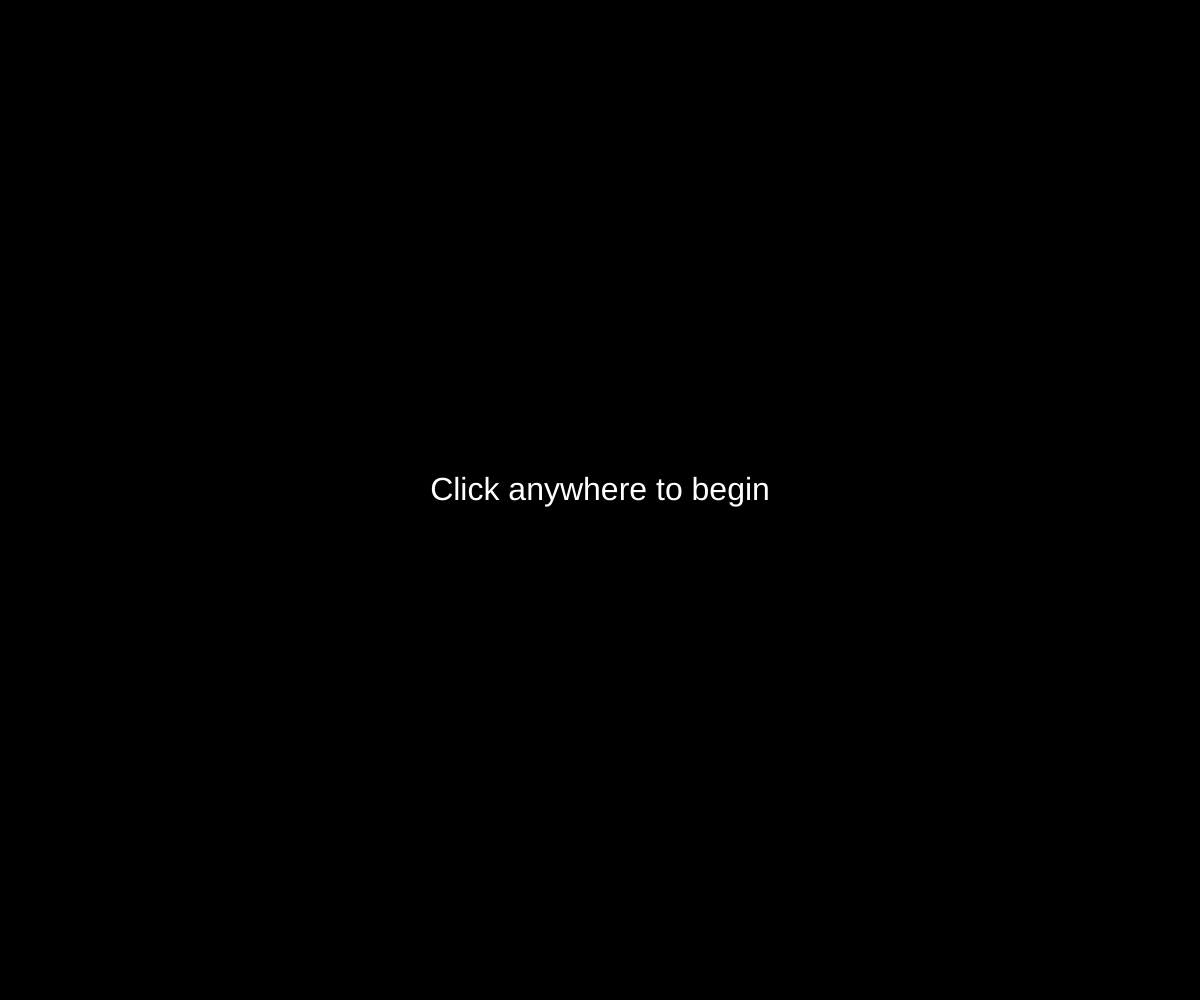
Frame 1 (no input)
Frame 60 (no input): identical to frame 1, image omitted
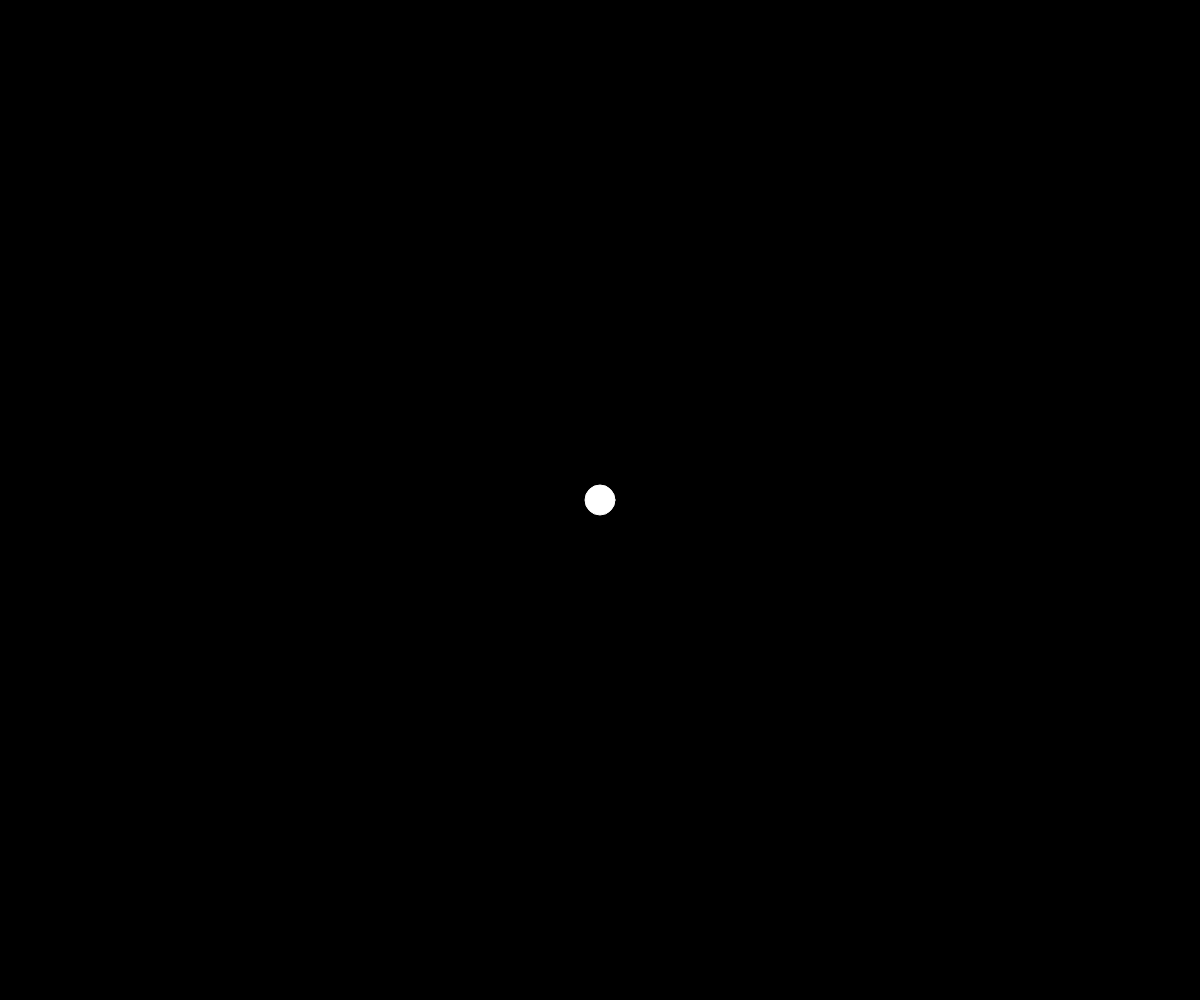
Frame 120 (the mouse pressed at the canvas centre since frame 60)

The p5.js sketch that drew these frames (run headless with seeded random() and noise() and a simulated clock; from frame 60 on, the mouse is pressed at the canvas centre):

// p5.js sketch
// ── sketch.js
"use strict"

var armLength;
var arms=[];
var correctSpeed;
var elSize= 30;
var displayIntro;

function setup(){
	createCanvas(windowWidth, windowHeight);
	background(0);
	displayIntro = true;
	fill(255)
	noStroke()
	ellipseMode(CENTER)
	textAlign(CENTER)
	textSize(32)
	text("Click anywhere to begin",windowWidth/2,windowHeight/2)	

	stroke(255);
	strokeWeight(1);

	armLength = 75;
	correctSpeed = .1;
	
}
function draw(){
	if(!displayIntro){
		background(0);
	}

	for(var ar in arms){
		if(ar>0){
			if(abs(dist(arms[ar].x,arms[ar].y,arms[ar-1].x,arms[ar-1].y))>20){
					arms[ar].hingeStart(arms[ar-1]);
					arms[ar-1].hingeEnd(arms[ar]);
			}
			if(abs(dist(arms[ar].x,arms[ar].y,arms[ar-1].x,arms[ar-1].y))>armLength*2){
				line(arms[ar].x,arms[ar].y,arms[ar-1].x,arms[ar-1].y);
				var correct = createVector(arms[ar].x-arms[ar-1].x,arms[ar].y-arms[ar-1].y);
				correct.normalize();
				arms[ar].x -= correct.x*correctSpeed*(abs(dist(arms[ar].x,arms[ar].y,arms[ar-1].x,arms[ar-1].y))-(armLength*2));
				arms[ar].y -= correct.y*correctSpeed*(abs(dist(arms[ar].x,arms[ar].y,arms[ar-1].x,arms[ar-1].y))-(armLength*2));
			}
		}else{
			arms[ar].display();
		}
		
		arms[ar].update();
	}
}
function keyTyped() {
  if (key === 'z') {
	arms.pop();
  	elSize *= 1.333333333333334
  }
  return false; // prevent any default behavior
}

function getSelectedArm(){
	for(var arm in arms){
		if(dist(arms[arm].x,arms[arm].y,mouseX,mouseY)<20){
			arms[arm].isSelected = true;
			return arms[arm]
		}
	}		
}

function mousePressed() {
	displayIntro = false;
	var selectedArm = getSelectedArm()
	
	if(selectedArm == undefined){
		var newArm = new drawArm(mouseX,mouseY);
		arms.push(newArm);
	}else{
		return false
	}
	elSize *= .75
}

function mouseReleased(){
	for(var arm in arms){
		arms[arm].isSelected = false;
	}
}
function drawArm(x, y){
	this.x = x;
	this.y = y;
	this.elWidth = elSize;
	this.hingeX;
	this.hingeY;
	this.isSelected = false;
}
drawArm.prototype.update = function(){
		if(this.isSelected){
			this.x = mouseX;
			this.y = mouseY;
		}
}
drawArm.prototype.display = function(){
	ellipse(this.x,this.y,this.elWidth,this.elWidth);
	line(this.x,this.y,this.hingeX,this.hingeY);
}

function dJoints(armA,armB){
	return dist(armA.x,armA.y,armB.x,armB.y);
}

drawArm.prototype.hingeStart = function(armB){ 
	var dist = dJoints(this,armB);
	var a = (Math.pow(armLength,2)-Math.pow(armLength,2)+Math.pow(dist,2)/(2*dist));
	var h = Math.sqrt(Math.pow(armLength,2)-Math.pow(a,2));

	var px = this.x+a*(armB.x-this.x)/dist;
	var py = this.y+a*(armB.y-this.y)/dist;

	this.hingeX = px+h*(armB.y-this.y)/dist;
	this.hingeY = py-h*(armB.x-this.x)/dist;

	this.display();	
}

drawArm.prototype.hingeEnd = function(armB){ 
	var dist = -dJoints(this,armB);
	var a = (Math.pow(armLength,2)-Math.pow(armLength,2)+Math.pow(dist,2)/(2*dist));
	var h = Math.sqrt(Math.pow(armLength,2)-Math.pow(a,2));

	var px = this.x+a*(armB.x-this.x)/dist;
	var py = this.y+a*(armB.y-this.y)/dist;

	this.hingeX = px+h*(armB.y-this.y)/dist;
	this.hingeY = py-h*(armB.x-this.x)/dist;

	this.display();	
}
